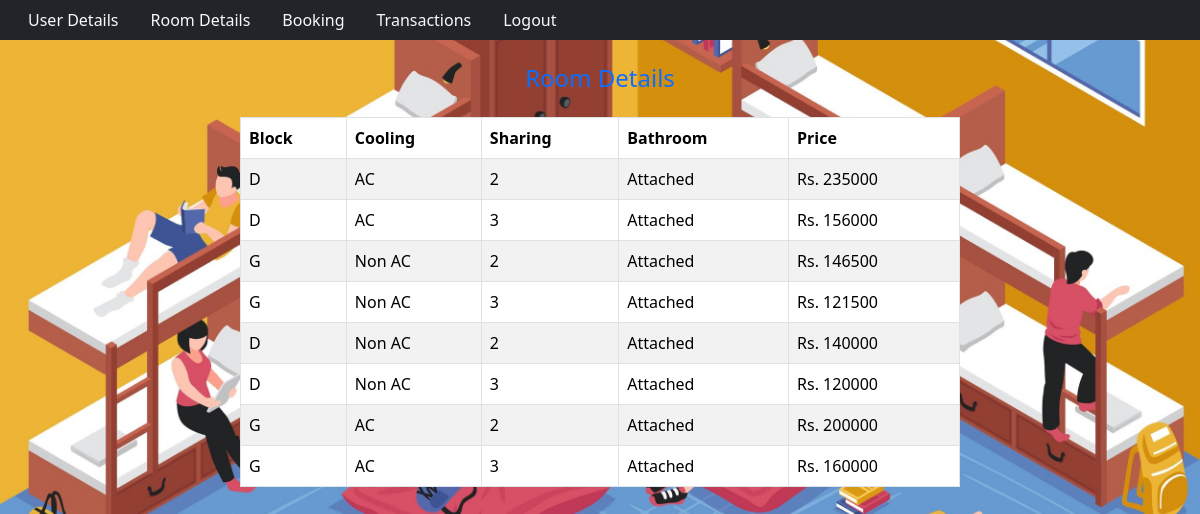
The page /booking/details on the database its author committed.
### booking/models.py (models this page shows, shortened)
class hostel_details(models.Model):
    cooling = models.CharField(max_length=10)
    block = models.CharField(max_length=1)
    sharing = models.IntegerField()
    bathroom = models.CharField(max_length=10)
    price = models.IntegerField()

### booking/views.py (the view)
# urls.py: path("details", views.details, name="details"),
def details(request):
    room_details = hostel_details.objects.all()
    return render(request, "booking/details.html", {"room_details": room_details})

### booking/templates/booking/details.html
{% extends 'booking/layout.html' %}
{% block body %}
<h4 class="mt-4 text-center text-primary">Room Details</h4>
<div class="table-responsive mt-4">
  <table class="table table-bordered table-striped mx-auto" style="max-width: 60%;">
    <thead class="thead-dark">
      <tr>
        <th scope="col">Block</th>
        <th scope="col">Cooling</th>
        <th scope="col">Sharing</th>
        <th scope="col">Bathroom</th>
        <th scope="col">Price</th>
      </tr>
    </thead>
    <tbody>
      {% for x in room_details %}
      <tr>
        <td>{{ x.block }}</td>
        <td>{{ x.cooling }}</td>
        <td>{{ x.sharing }}</td>
        <td>{{ x.bathroom }}</td>
        <td>Rs. {{ x.price }}</td>
      </tr>
      {% endfor %}
    </tbody>
  </table>
</div>
{% endblock %}

### rows shown on the page
hostel_details: block "D", cooling "AC", sharing "2", bathroom "Attached", price "235000"
hostel_details: block "D", cooling "AC", sharing "3", bathroom "Attached", price "156000"
hostel_details: block "G", cooling "Non AC", sharing "2", bathroom "Attached", price "146500"
hostel_details: block "G", cooling "Non AC", sharing "3", bathroom "Attached", price "121500"
hostel_details: block "D", cooling "Non AC", sharing "2", bathroom "Attached", price "140000"
hostel_details: block "D", cooling "Non AC", sharing "3", bathroom "Attached", price "120000"
hostel_details: block "G", cooling "AC", sharing "2", bathroom "Attached", price "200000"
hostel_details: block "G", cooling "AC", sharing "3", bathroom "Attached", price "160000"
